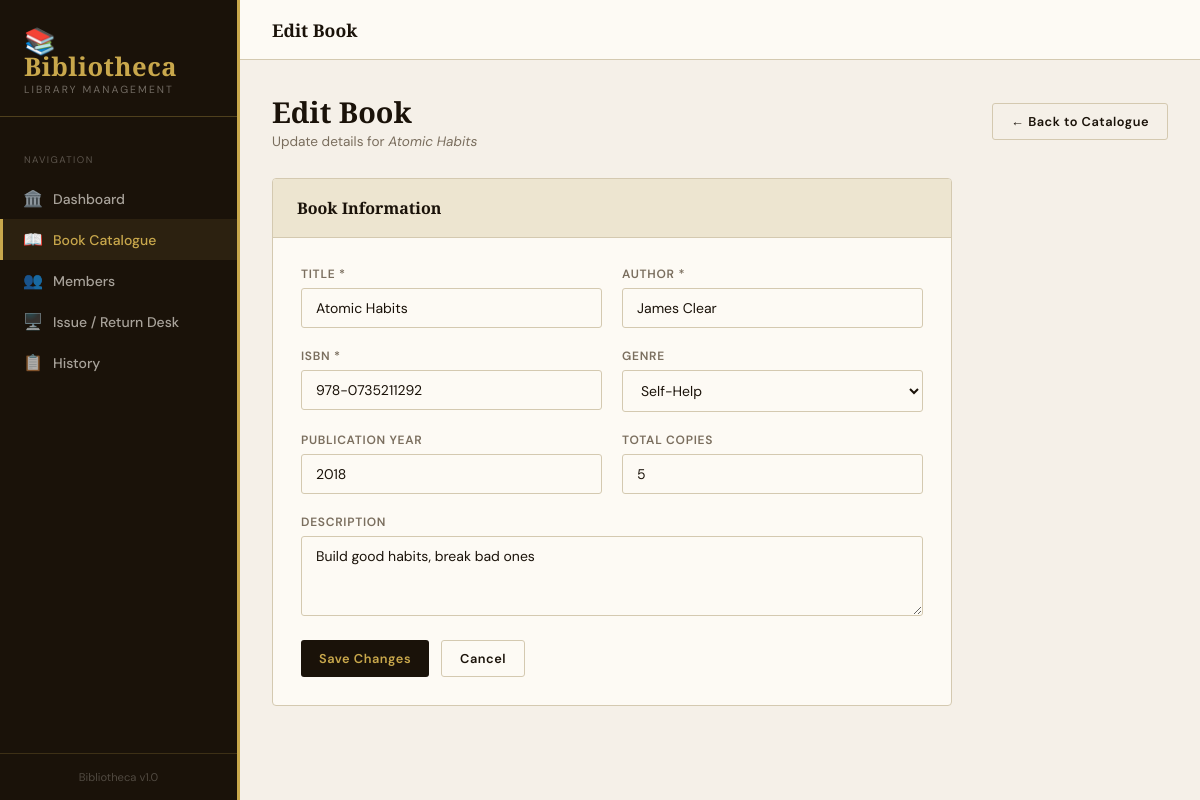
Screenshot of /books/edit/6 with the database file from the repository.
### tables this page shows
CREATE TABLE books (
        id INTEGER PRIMARY KEY AUTOINCREMENT,
        title TEXT NOT NULL,
        author TEXT NOT NULL,
        isbn TEXT UNIQUE NOT NULL,
        genre TEXT,
        year INTEGER,
        total_copies INTEGER DEFAULT 1,
        available_copies INTEGER DEFAULT 1,
        description TEXT,
        added_on TEXT DEFAULT CURRENT_TIMESTAMP
    );

### app.py (the view, shortened to what this page needs)
@app.route('/books/edit/<int:book_id>', methods=['GET', 'POST'])
def edit_book(book_id):
    conn = get_db()
    book = conn.execute("SELECT * FROM books WHERE id=?", (book_id,)).fetchone()
    conn.close()
    return render_template('edit_book.html', book=book)

### app.py (called while the page is built)
def get_db():
    conn = sqlite3.connect(DB_PATH)
    conn.row_factory = sqlite3.Row
    return conn

### templates/edit_book.html (shortened to what this page needs)
{% extends "base.html" %}
{% block page_title %}Edit Book{% endblock %}
{% block content %}
<div class="page-header">
  <div>
    <h2>Edit Book</h2>
    <p>Update details for <em>{{ book.title }}</em></p>
  </div>
  <a href="{{ url_for('catalogue') }}" class="btn btn-outline">← Back to Catalogue</a>
</div>
<div style="max-width:680px">
  <div class="card">
    <div class="card-header"><div class="card-title">Book Information</div></div>
    <div style="padding:28px">
      <form method="POST">
        <div class="form-grid">
          <div class="form-group">
            <label>Title *</label>
            <input type="text" name="title" required value="{{ book.title }}">
          </div>
          <div class="form-group">
            <label>Author *</label>
            <input type="text" name="author" required value="{{ book.author }}">
          </div>
          <div class="form-group">
            <label>ISBN *</label>
            <input type="text" name="isbn" required value="{{ book.isbn }}">
          </div>
          <div class="form-group">
            <label>Genre</label>
            <select name="genre">
              {% for g in ['Fiction','Non-Fiction','Dystopian','Sci-Fi','Fantasy','Mystery','Biography','Self-Help','Technology','History','Science','Philosophy','Other'] %}
              <option {% if book.genre == g %}selected{% endif %}>{{ g }}</option>
              {% endfor %}
            </select>
          </div>
          <div class="form-group">
            <label>Publication Year</label>
            <input type="number" name="year" value="{{ book.year }}">
          </div>
          <div class="form-group">
            <label>Total Copies</label>
            <input type="number" name="copies" required min="1" value="{{ book.total_copies }}">
          </div>
          <div class="form-group full">
            <label>Description</label>
            <textarea name="description">{{ book.description or '' }}</textarea>
          </div>
        </div>
        <div style="margin-top:24px; display:flex; gap:12px">
          <button type="submit" class="btn btn-primary">Save Changes</button>
          <a href="{{ url_for('catalogue') }}" class="btn btn-outline">Cancel</a>
        </div>
      </form>
    </div>
  </div>
</div>
{% endblock %}

### templates/base.html (style rules this page uses)
:root { --ink: #1a1209; --cream: #f5f0e8; --parchment: #ede5d0; --gold: #c9a84c; --gold-light: #e8c97a; --rust: #b84c2b; --forest: #2d5a3d; --muted: #7a6e5e; --border: #d4c9b0; --white: #fdfaf4; --shadow: rgba(26,18,9,0.12); }
* { margin:0; padding:0; box-sizing:border-box; }
body { font-family: 'DM Sans', sans-serif; background: var(--cream); color: var(--ink); min-height: 100vh; }
.card { background: var(--white); border: 1px solid var(--border); border-radius: 4px; overflow: hidden; margin-bottom: 24px; }
.card-header { padding: 18px 24px; border-bottom: 1px solid var(--border); display: flex; align-items:center; justify-content:space-between; background: var(--parchment); }
.card-title { font-family: 'Playfair Display', serif; font-size: 1rem; font-weight: 600; }
.btn { display: inline-flex; align-items:center; gap:6px; padding: 9px 18px; border-radius: 3px; font-size: 0.8rem; font-weight: 600; cursor: pointer; text-decoration: none; border: none; transition: all 0.2s; font-family: inherit; letter-spacing: 0.04em; }
.btn-primary { background: var(--ink); color: var(--gold); }
.btn-outline { background: transparent; color: var(--ink); border: 1.5px solid var(--border); }
.form-grid { display: grid; grid-template-columns: 1fr 1fr; gap: 20px; }
.form-group { display:flex; flex-direction:column; gap:6px; }
.form-group.full { grid-column: 1/-1; }
label { font-size: 0.75rem; font-weight: 600; letter-spacing:0.06em; text-transform: uppercase; color: var(--muted); }
input, select, textarea { padding: 10px 14px; border: 1.5px solid var(--border); border-radius: 3px; font-family: inherit; font-size: 0.875rem; background: var(--white); color: var(--ink); transition: border-color 0.2s; outline: none; }
textarea { resize: vertical; min-height: 80px; }
.page-header { display:flex; align-items:center; justify-content:space-between; margin-bottom: 28px; }
.page-header h2 { font-family: 'Playfair Display', serif; font-size: 1.8rem; font-weight: 700; }
.page-header p { color: var(--muted); font-size: 0.85rem; margin-top: 2px; }

### rows the page displays
books: title "Atomic Habits", author "James Clear", isbn "978-0735211292", genre "Self-Help", year "2018", copies "5", description "Build good habits, break bad ones"
